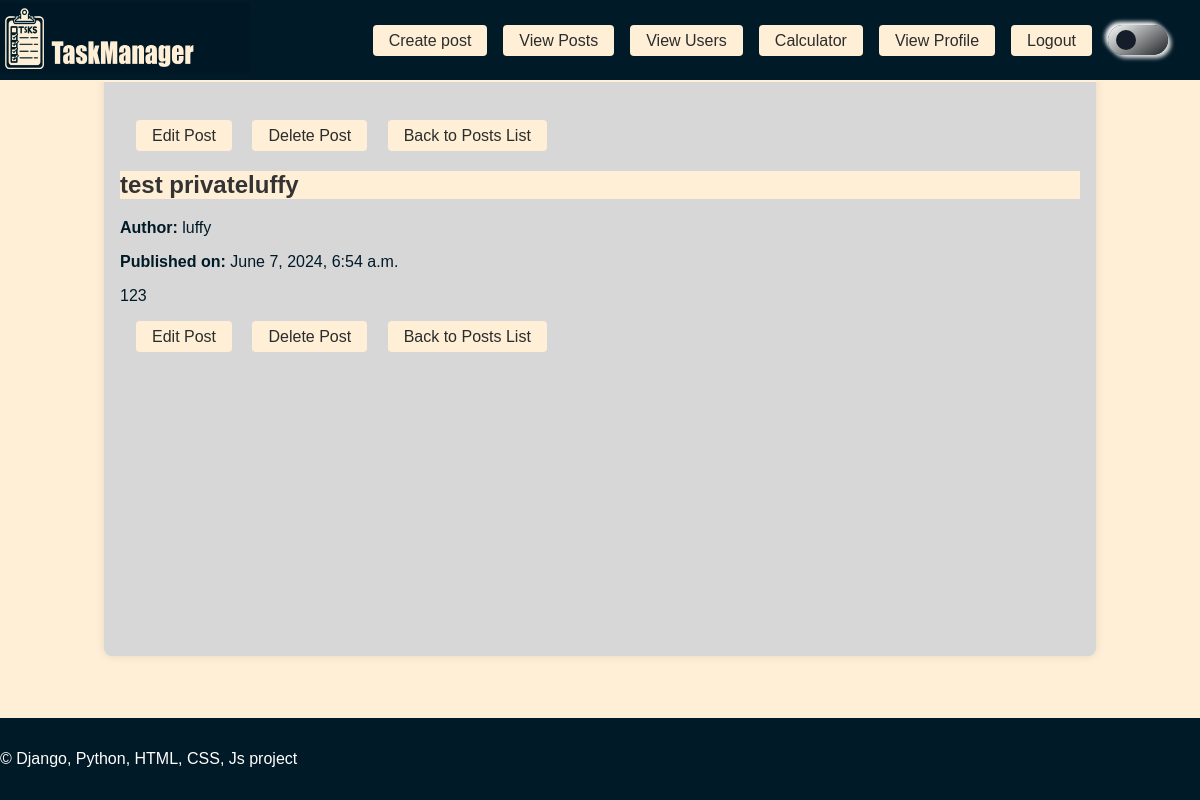
Page /post/29/ (signed in) on the committed database.
### posts/models.py (models this page shows, shortened)
class Post(models.Model):
    title = models.CharField(max_length=200)
    content = models.TextField()
    created_at = models.DateTimeField(auto_now_add=True)
    author = models.ForeignKey(User, on_delete=models.CASCADE)
    privacy = models.CharField(max_length=10)

### posts/views.py (the view)
# urls.py: path('post/<int:post_id>/', views.view_post, name='view_post'),
@login_required
def view_post(request, post_id):
    post = get_object_or_404(Post, pk=post_id)
    is_manager = request.user.groups.filter(name='manager').exists()
    return render(request, 'posts/view_post.html', {
        'post': post,
        'is_manager': is_manager,
        'user_is_author': request.user == post.author
    })

### posts/templates/posts/view_post.html (shortened to what this page needs)
{% extends "posts/base.html" %}
{% block content %}
<a class="menu-button" href="{% url 'edit_post' post.id %}">Edit Post</a>
{% if user_is_author or is_manager %}
    <a class="menu-button" href="{% url 'delete_post' post.id %}">Delete Post</a>
{% endif %}
<a class="menu-button" href="{% url 'all_posts' %}">Back to Posts List</a>
<div class="view-post-page">
    <h2>{{ post.title }}</h2>
    <p><strong>Author:</strong> {{ post.author }}</p>
    <p><strong>Published on:</strong> {{ post.created_at }}</p>
    <p>{{ post.content|safe }}</p>
    <a class="menu-button" href="{% url 'edit_post' post.id %}">Edit Post</a>
    {% if user_is_author or is_manager %}
        <a class="menu-button" href="{% url 'delete_post' post.id %}">Delete Post</a>
    {% endif %}
    <a class="menu-button" href="{% url 'all_posts' %}">Back to Posts List</a>
</div>
{% endblock %}

### posts/static/styles.css (style rules this page uses)
body { display: flex; align-items: center; justify-content: center; transition: .2s; font-family: Arial, sans-serif; margin: 0; padding: 0; background-color: #ecebeb; flex-direction: column; min-height: 100vh; }
h2.light { text-align: left; color: #333; }
.menu-button, .default-button { display: inline-block; margin: 0rem 0; margin-left: 1rem; padding: 0.5rem 1rem; background-color: #ffefd6; color: #2b2c2c; text-decoration: none; border-radius: 4px; height: 15px; line-height: 15px; }
.light { background: #ffefd6; color: #001a27; word-wrap: break-word; overflow-wrap: break-word; }

### rows in the picture
Post: title "test privateluffy", author "luffy", created_at "June 7, 2024, 6:54 a.m.", content "123"
